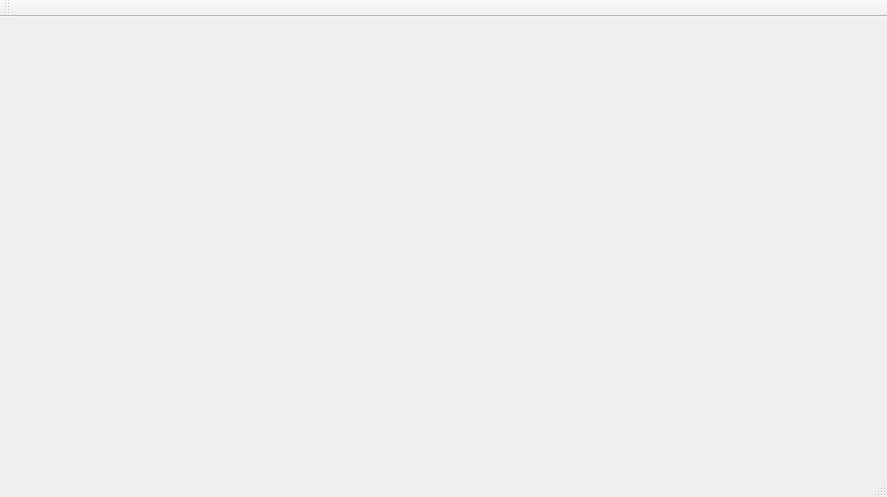
<?xml version="1.0" encoding="UTF-8"?>
<ui version="4.0">
 <class>MainWindow</class>
 <widget class="QMainWindow" name="MainWindow">
  <property name="geometry">
   <rect>
    <x>0</x>
    <y>0</y>
    <width>887</width>
    <height>497</height>
   </rect>
  </property>
  <property name="windowTitle">
   <string>MainWindow</string>
  </property>
  <widget class="QWidget" name="centralWidget"/>
  <widget class="QMenuBar" name="menuBar">
   <property name="geometry">
    <rect>
     <x>0</x>
     <y>0</y>
     <width>887</width>
     <height>29</height>
    </rect>
   </property>
  </widget>
  <widget class="QToolBar" name="mainToolBar">
   <attribute name="toolBarArea">
    <enum>TopToolBarArea</enum>
   </attribute>
   <attribute name="toolBarBreak">
    <bool>false</bool>
   </attribute>
  </widget>
  <widget class="QStatusBar" name="statusBar"/>
 </widget>
 <layoutdefault spacing="6" margin="11"/>
 <resources/>
 <connections/>
</ui>
